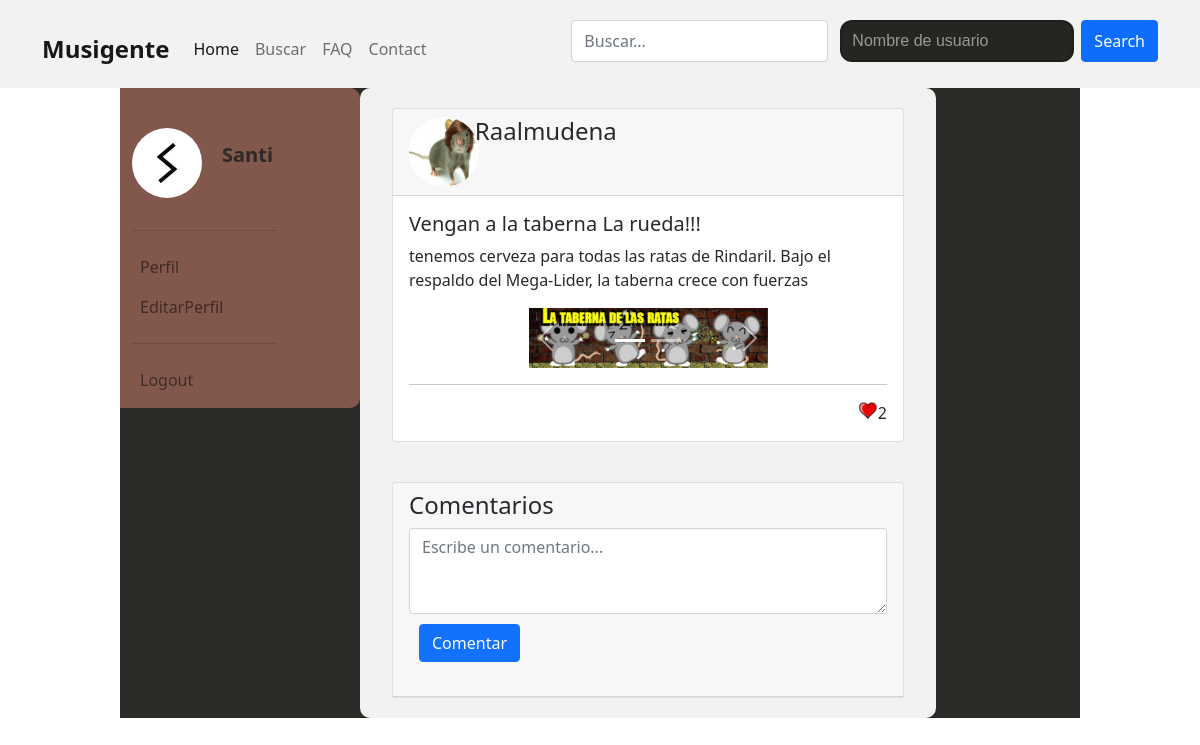
Page /html/publicacion.php?id=28 (signed in) on the committed database.
### tables this page shows
CREATE TABLE `usuario` (
  `ID` int(11) NOT NULL,
  `Nickname` varchar(40) NOT NULL,
  `email` varchar(40) NOT NULL,
  `Password` varchar(200) NOT NULL,
  `Nombre` varchar(40) NOT NULL,
  `Instrumento` varchar(30) DEFAULT NULL,
  `Apellido1` varchar(40) NOT NULL,
  `Apellido2` varchar(40) DEFAULT NULL,
  `GeneroP` varchar(2) NOT NULL,
  `Genero` varchar(20) NOT NULL,
  `Anos de experiencia` int(11) DEFAULT NULL,
  `IdGrupo` int(11) DEFAULT NULL,
  `IdDomicilio` int(11) NOT NULL,
  `Descripcion` text DEFAULT NULL,
  `ImagenDePerfil` varchar(60) NOT NULL DEFAULT 'predeterminadoA6RJ45B.jpg'
);

CREATE TABLE `publicaciones` (
  `id` int(11) NOT NULL,
  `id_usuario` int(11) NOT NULL,
  `titulo` varchar(60) NOT NULL,
  `contenido` text NOT NULL
);

CREATE TABLE `imagenespublicaciones` (
  `id` int(11) NOT NULL,
  `IDPublicacion` int(11) NOT NULL,
  `RutaImagen` varchar(60) NOT NULL
);

### html/publicacion.php (the view, shortened to what this page needs)
<html lang="es">
<head>
    <link href="https://cdn.jsdelivr.net/npm/bootstrap@5.1.3/dist/css/bootstrap.min.css" rel="stylesheet">
</head>
<body>
    <nav class="navbar navbar-light navbar-expand-xl navbar-fixed-top navigation-clean-button" style="background-color:#F2F2F2;border-radius: 20;border-top-left-radius: 20; padding-top: 20px; padding-bottom: 10px;">
        <div class="container"><button class="navbar-toggler" data-bs-toggle="collapse" data-bs-target="#navcol-2"><span class="visually-hidden">Toggle navigation</span><span class="navbar-toggler-icon"></span></button>
            <div style="font-weight: bold;"><a class="navbar-brand" href="#"><span style="font-size: larger">Musigente</span></a></div>
            <div id="navcol-2" class="collapse navbar-collapse" style="color: rgb(255,255,255); justify-content: space-between">
                <ul class="navbar-nav">
                    <li class="nav-item"><a class="nav-link active" href="./Principal.php">Home </a></li>
                    <li class="nav-item"><a class="nav-link" href="./busqueda.php">Buscar</a></li>
                    <li><a class="nav-link" href="./faq.php">FAQ</a></li>
                    <li><a class="nav-link" href="./Contact.php">Contact </a></li>
                </ul>
                <ul class="nav navbar-nav">
                    <li class="nav-item">
                        <form class="form-inline my-2 my-lg-0" action="./busqueda.php">
                            <div class="input-group mb-3">
                                <input type="text" id="valor" name="valor" class="form-control rounded mx-sm-1" placeholder="Buscar...">
                                <div class="content-select mx-sm-2">
                                    <select id="campo" name="campo">
                                        <option value="Nickname">Nombre de usuario</option>
                                    </select>
                                </div>
                                <button class="btn btn-primary my-2 my-sm-0 rounded" type="submit">Search</button>
                            </div>
                        </form>
                    </li>
                </ul>
            </div>
        </div>
    </nav>
    <div class="d-flex fondo-bonico">
        <aside class="col-md-1 col-lg-3" style="height: 50%; background-color: #815448; border-radius: 0 10px 10px 0;">
            <nav class="navbar navbar-light navbar-expand-md d-flex d-xl-flex flex-column flex-grow-0 justify-content-start justify-content-xl-start align-items-xl-start">
                <div class="container-fluid">
                    <ul class="navbar-nav flex-column">
                        <div id="navcol-3" class="collapse navbar-collapse " style="color: black">
                            <ul class="navbar-nav">
                                <li class="nav-item">
                                    <p class="nav-link" href="#" id="navbarDropdownMenuLink" role="button" data-bs-toggle="dropdown" aria-expanded="false">
                                    <div style="display: flex; justify-content: center; align-items: center;">
                                        <?php
                                        require("../php/conexion.php");
                                        $consulta = "SELECT ImagenDePerfil FROM usuario WHERE Nickname = '" . $_SESSION['username'] . "'";
                                        $resultado = mysqli_query($conexion, $consulta);
                                        $fila = mysqli_fetch_array($resultado);
                                        $imagen = $fila['ImagenDePerfil'];
                                        echo "<img class='img img-responsive rounded-circle' src='../img/usuarios/$imagen' alt='Imagen de perfil' style='width: 70px; height: 70px; margin-right: 20px; background-color: white'>";
                                        echo "<p class='fs-5 fw-bold me-1' style='color: #262522'>" . $_SESSION['username'] . "</p>";
                                        ?>
                                    </div>
                                    </p>
                                </li>
                            </ul>
                        </div>
                        <hr>
                        <?php
                        echo "<li class='nav-item'><a class='nav-link' href='./perfil.php?profile=" . $_SESSION['username'] . "''>Perfil</a></li>"
                        ?>
                        <li class="nav-item"><a class="nav-link" href="./EditarPerfil.php">EditarPerfil</a></li>
                        <hr>
                        <li class="nav-item"><a class="nav-link" href="../php/LogOut.php">Logout</a></li>
                    </ul>
                </div>
            </nav>
        </aside>
        <main style="width: 60%;">
            <section style="background-color: #F2F2F2; border-radius: 10px; padding: 20px;">
                <?php
                if (isset($_SESSION)) {
                    if (isset($_SESSION['username'])) {
                        $nombreUsuario = $_SESSION['username'];
                        require("../php/conexion.php");
                        $consulta = "SELECT id FROM usuario WHERE Nickname = '" . $nombreUsuario . "'";
                        $resultado = mysqli_query($conexion, $consulta);
                        $fila = mysqli_fetch_array($resultado);
                        $idUsuario = $fila['id'];
                        $consulta = "SELECT id_usuario, titulo, contenido FROM publicaciones WHERE id = '" . $_GET['id'] . "'";
                        $idPublicacion = $_GET['id'];
                        $resultado = mysqli_query($conexion, $consulta);
                        $fila = mysqli_fetch_array($resultado);
                        $id_usuario = $fila['id_usuario'];
                        $titulo = $fila['titulo'];
                        $contenido = $fila['contenido'];
                        $consulta = "SELECT Nickname, ImagenDePerfil FROM usuario WHERE id = '$id_usuario'";
                        $resultado = mysqli_query($conexion, $consulta);
                        $fila = mysqli_fetch_array($resultado);
                        $nickname = $fila['Nickname'];
                        $imagen = $fila['ImagenDePerfil'];
                        echo "<div class='container-fluid'>
                                <div class='row'>
                                    <div class='col-md-12'>
                                        <div class='card'>
                                            <div class='card-header'>
                                                <div class='row'>
                                                    <div class='col-md-1'>
                                                        <img class='rounded-circle' src='../img/usuarios/$imagen' alt='Imagen de perfil'
                                                        style='width: 70px; height: 70px; margin-right: 5px; background-color: white'>
                                                    </div>
                                                    <div class='col-md-10 ms-4'>
                                                        <h4 style='color: #262522'>" . $nickname . "</h4>
                                                    </div>
                                                </div>
                                            </div>
                                            <div class='card-body'>
                                                <h5 class='card-title'>" . $titulo . "</h5>
                                                <p class='card-text'>" . $contenido . "</p>";
                        $consulta = "SELECT `RutaImagen` FROM `imagenespublicaciones` WHERE IDPublicacion = $idPublicacion";
                        $resultado3 = mysqli_query($conexion, $consulta);
                        if ($resultado3) {
                            if (mysqli_num_rows($resultado3) != 0) {
                                echo "<div style='display: flex; justify-content: center'>
                                                <div id='carouselExampleIndicators' class='carousel slide w-50' data-bs-ride='carousel'>
                                                    <div class='carousel-indicators'>";
                                $contador2 = 0;
                                echo "<button type='button' data-bs-target='#carouselExampleIndicators' data-bs-slide-to='" . $contador2 . "' class='active' aria-current='true' aria-label='Slide " . ($contador2 + 1) . "'></button>";
                                $contador2++;
                                while ($contador2 < mysqli_num_rows($resultado3)) {
                                    echo "<button type='button' data-bs-target='#carouselExampleIndicators' data-bs-slide-to='" . $contador2 . "' aria-label='Slide " . ($contador2 + 1) . "'></button>";
                                    $contador2++;
                                }
                                echo "</div>";
                                echo "<div class='carousel-inner'>";
                                $contador3 = 0;
                                while ($filaImagen = mysqli_fetch_assoc($resultado3)) {
                                    $imagen = $filaImagen['RutaImagen'];
                                    if ($contador3 == 0) {
                                        echo "<div class='carousel-item active'>";
                                    } else {
                                        echo "<div class='carousel-item'>";
                                    }
                                    echo "<img src='../img/imagenesPublicaciones/$imagen' class='d-block w-100' alt='...' style='max-height=300px; width=auto;'>
                                                                </div>";
                                    $contador3++;
                                }
                                echo "</div>";
                                if (mysqli_num_rows($resultado3) > 1) {
                                    echo "<button class='carousel-control-prev' type='button' data-bs-target='#carouselExampleIndicators' data-bs-slide='prev'>
                                                        <span class='carousel-control-prev-icon' aria-hidden='true'></span>
                                                        <span class='visually-hidden'>Previous</span>
                                                        </button>
                                                        <button class='carousel-control-next' type='button' data-bs-target='#carouselExampleIndicators' data-bs-slide='next'>
                                                        <span class='carousel-control-next-icon' aria-hidden='true'></span>
                                                        <span class='visually-hidden'>Next</span>
                                                        </button>
                                                        </div>
                                                        </div>";
                                } else {
                                    echo "</div>
                                    </div>";
                                }
                            }
                        }
                        echo "<hr><div style='display: flex; flex-direction: row-reverse'>";
                        $sql = "Select count('id') as num from `likes` where id_publicacion='$idPublicacion' ;";
                        $result = mysqli_query($conexion, $sql);
                        $seleccion = mysqli_fetch_assoc($result);
                        $likes = $seleccion['num'];
                        $sql = "Select `id_publicacion` from `likes` where id_usuario=$idUsuario and id_publicacion=$idPublicacion";
                        $result = mysqli_query($conexion, $sql);
                        $seleccion = mysqli_fetch_assoc($result);
                        if (isset($seleccion)) {
                            $likeado = $seleccion['id_publicacion'];
                            if ($idPublicacion == $likeado) {
                                echo "$likes<a href='../php/deslike.php?like=$idPublicacion&pantalla=1'><img src='../img/resources/heart-rojo.png' style='width: 20px; height: 20px'></a>";
                            } else {
                                echo "$likes<a href='../php/like.php?like=$idPublicacion&pantalla=1'><img src='../img/resources/heart.png' style='width: 20px; height: 20px'></a>";
                            }
                        } else {
                            echo "$likes<a href='../php/like.php?like=$idPublicacion&pantalla=1'><img src='../img/resources/heart.png' style='width: 20px; height: 20px'></a>";
                        }
                        echo "</div>";
                        echo "</div>";
                        echo "</div>";
                        echo "</div>";
                        echo "</div>";
                        echo "</div>";
                        echo "<div class='container-fluid' style='margin-top: 40px;'>
                            <div class='row'>
                                <div class='col-md-12'>
                                    <div class='card'>
                                        <div class='card-header'>
                                            <h4>Comentarios</h4>
                                            <form id='comentarios' action='../php/comentar.php?id_publicacion=" . $_GET['id'] . "' method='POST'>
                                                <div class='form-group'>
                                                    <textarea class='form-control' id='comentario' name='comentario' rows='3' placeholder='Escribe un comentario...'></textarea>
                                                    <input type='submit' value='Comentar' class='btn btn-primary' style='margin: 10px'>
                                                </div>
                                            </form>
                                        </div>";
                        echo "</div>
                            </div>
                        </div>
                    </div>";
                    }
                }
                ?>
        </main>
    </div>
</body>
</html>

### html/publicacion.php (style rules this page uses)
.fondo-bonico { background-color: #262522; margin: 0 10% 0 10%; opacity: 0.98; }
main { opacity: 1; }
body { background-image: url("../img/resources/john-matychuk-gUK3lA3K7Yo-unsplash.jpg"); background-size: cover; background-repeat: no-repeat; background-attachment: fixed; background-position: center; }
.content-input input, .content-select select { appearance: none; -webkit-appearance: none; -moz-appearance: none; }
.content-select select { appearance: none; -webkit-appearance: none; -moz-appearance: none; }
.content-select { max-width: 250px; position: relative; }
.content-select select { display: inline-block; width: 100%; cursor: pointer; padding: 7px 10px; height: 42px; outline: 0; border: 0; border-radius: 0; background: #262522; color: #7b7b7b; font-size: 1em; color: #999; font-family: 'Quicksand', sans-serif; border: 2px solid rgba(0, 0, 0, 0.2); border-radius: 12px; position: relative; transition: all 0.25s ease; }

### rows in the picture
usuario: ImagenDePerfil (picture)
usuario: ImagenDePerfil (picture), Nickname "Raalmudena"
publicaciones: titulo "Vengan a la taberna La rueda!!!", contenido "tenemos cerveza para todas las ratas de Rindaril. Bajo el respaldo del Mega-Lider, la taberna crece con fuerzas"
imagenespublicaciones: RutaImagen (picture)

### other values in the picture
$_SESSION['username'] "Santi"
$likes "2"
